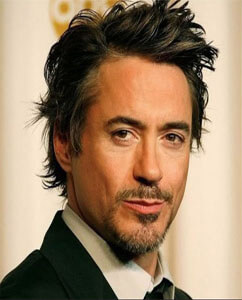
#> input picture TP4 - Diplomatura/imagenes/actor.png, 242 x 300 px, found by its file name
$ python TP4_Ejer1.py
#> lines starting #> are read from the running program, lines starting #| are printed output that depends on the picture
### TP4 - Diplomatura/Personal/funciones.py
import numpy as np
import matplotlib.pyplot as plt
import cv2 as cv

#-----------------------------------------------------
# Devuelve imagen en dos colores, negro y blanco.
# Imagen: gris en 1 canal
# umbral
#-----------------------------------------------------
# [27 lines left out: functions bn, binaria_invertida, bn_gris_3_canales, not called in this run]

#-----------------------------------------------------
# Devuelve matriz de datos con los valores
# de cada pixel. [0 - 255]
# imagen_gris
#-----------------------------------------------------
def histograma_datos(imagen_gris):
    valores = np.array([0 for i in range(256)])
    for i in imagen_gris.flat:
        valores[i] += 1
    return valores

#-----------------------------------------------------
# Devuelve matriz con la cantidad de pixeles por valor
# entre 0 y 255
# Imagen: 3 canales
# canal: canal del cual obtener valores
#-----------------------------------------------------

# [36 lines left out: functions valoresPixeles, histograma, luma_tres_valores, not called in this run]

#-----------------------------------------------------
# Devuelve una imagen en grises con 1 valor por pixel.
# imagen
#-----------------------------------------------------
def luma(imagen):
    nueva = np.zeros((imagen.shape[0], imagen.shape[1]), dtype='uint8')
    for i in range(len(imagen)):
        for j in range(len(imagen[i])):
            a, b, c = imagen[i][j]
            gris = (c * 0.2126) + (b * 0.7152) + (a * 0.0722)
            nueva[i, j] = gris
    return nueva

#-----------------------------------------------------
# Devuelve una imagen en grises con 1 valor por pixel.
# imagen
#-----------------------------------------------------
# [97 lines left out: functions promedio, desaturar, convolucionar, flip, rotar, not called in this run]

### TP4 - Diplomatura/TP4_Ejer1.py
# 1. Diseñar una función que genere el histograma de una imagen en escala de grises, que
# se le dé como argumento. Graficar el histograma de alguna imagen cualquiera, que haya
# convertido previamente a escala de grises, utilizando la librería matplotlib. Puede optar
# por implementarla como un procedimiento que directamente realice la gráfica del mismo,
# al ser llamada. O podría ser una función cuyo retorno sea el histograma, y luego en el
# programa principal realizar la gráfica. Lo que crea más conveniente para su uso actual.
# Notar que en este caso, estaremos haciendo la versión más simple de histograma, que es
# efectivamente la frecuencia de todos los valores. (No se hará una agrupación por rangos
# de valores o bins)

import cv2 as cv
import matplotlib.pyplot as plt
import numpy as np
from Personal.funciones import *

#-------------------------------------------------
imagen = cv.imread('imagenes\\actor.png')
#> imagen is the input picture: shape (300, 242, 3); mean B, G, R 105.5, 132.2, 158.3
valores = histograma_datos(luma(imagen))
#> after the loop in luma, `for i in range(len(imagen)):`:
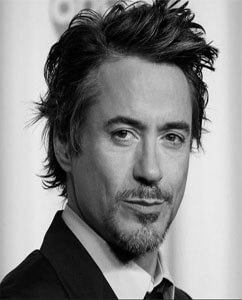
#> nueva: shape (300, 242); min 0, max 252, mean 135.4
#> in histograma_datos, `valores = np.array([0 for i in range(256)])`: valores = 256 values from 0 to 0
#> the loop in histograma_datos, `for i in imagen_gris.flat:` made 72600 passes
#> i on passes 1 to 3: 179, 180, 183
#> after the loop in histograma_datos, `for i in imagen_gris.flat:`: valores = 256 values, max 1401 at index 231, min 0 at index 249, mean 283.6
plt.plot(valores, color='gray' )
plt.title("Histograma")
plt.xlabel("Valores de pixel")
plt.ylabel("Cantidad de pixeles")
plt.show()
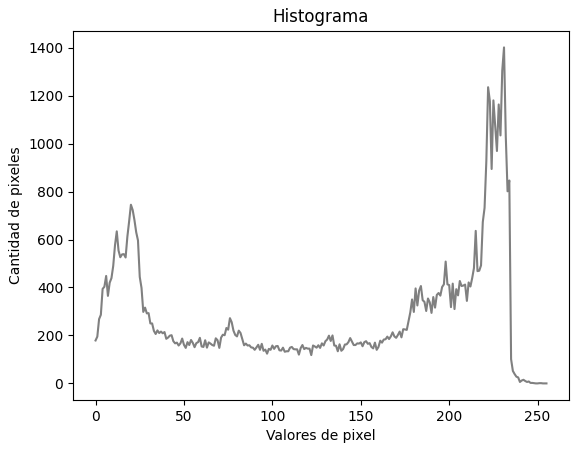
#> figure drawn by matplotlib, 1 panel; curve peaks at x = 231, y = 1401

$ run again, with TP4 - Diplomatura/imagenes/fordt.png copied over TP4 - Diplomatura/imagenes/actor.png
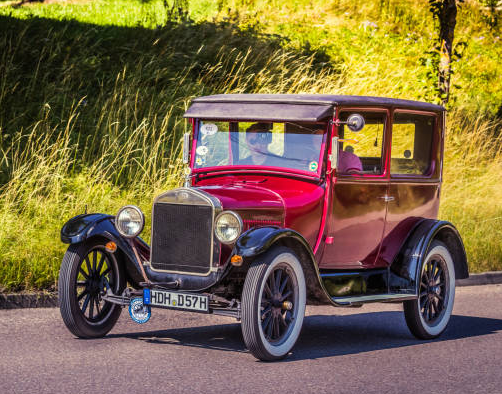
#> input picture TP4 - Diplomatura/imagenes/fordt.png, 502 x 394 px, found by its file name
#> imagen is the input picture: shape (394, 502, 3); mean B, G, R 69.8, 103.4, 123.5
#> after the loop in luma, `for i in range(len(imagen)):`:
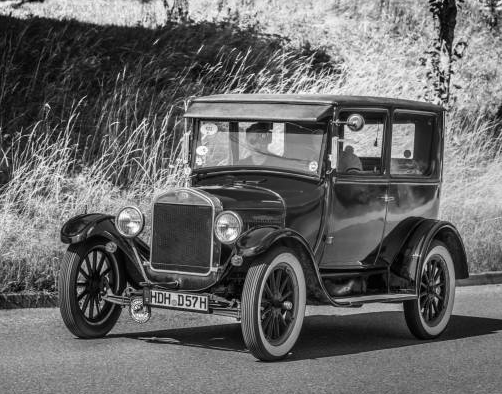
#> nueva: shape (394, 502); min 0, max 254, mean 104.8
#> in histograma_datos, `valores = np.array([0 for i in range(256)])`: valores = 256 values from 0 to 0
#> the loop in histograma_datos, `for i in imagen_gris.flat:` made 197788 passes
#> i on passes 1 to 3: 89, 61, 55
#> after the loop in histograma_datos, `for i in imagen_gris.flat:`: valores = 256 values, max 1694 at index 30, min 0 at index 255, mean 772.6
#> `plt.show()`:
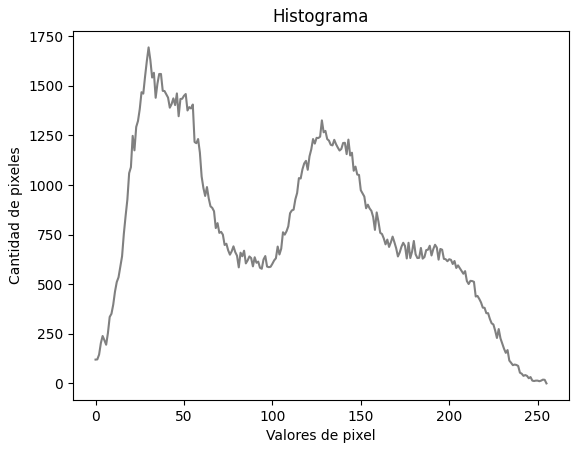
#> figure drawn by matplotlib, 1 panel; curve peaks at x = 30, y = 1694
